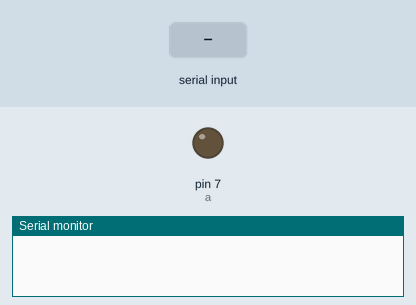
This sketch was run on a simulated Arduino Uno, built with avr-gcc and run on an emulated ATmega328P. Shown: output pins drawn as LEDs (lit = HIGH), the last lines printed to the serial monitor. The inputs (shaded band) are chosen by the test bench.

Above: at 1.2 s.
1.3 s: "F\n" received over Serial
At 1.9 s:
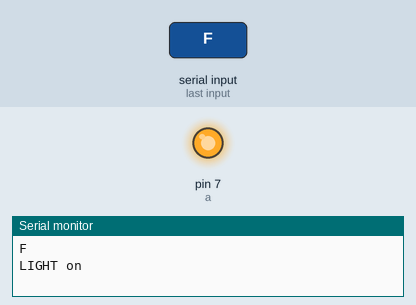
2.8 s: byte 83 ('S') received over Serial
At 4.2 s:
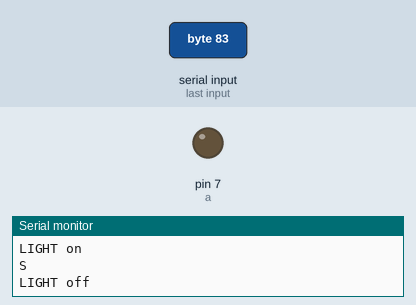
Timing chart, 0 to 5.8 s (numbered marks = the images above; inputs shaded):
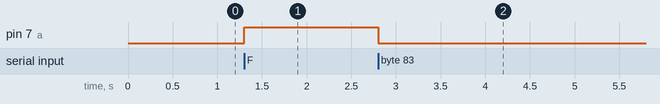

Measured:
- after the input at 1.3 s, pin 7 (a): LOW → HIGH at once
- after the input at 2.8 s, pin 7 (a): HIGH → LOW at once

The sketch:

BT_homecontrol.ino
```cpp
#include <Servo.h>

int a=7;
char data;
void setup() {
  pinMode(a,OUTPUT);

Serial.begin(9600);
//m.attach(7);
// m.write(130);
}

void loop() {

   if(Serial.available() > 0)


   {


      data = Serial.read();        //Read the  incoming  data and store it into variable data
      Serial.print(data);          //Print Value inside data in Serial monitor
      Serial.print("\n");          //New line
      if(data =='F')
      {
        digitalWrite(a,HIGH);
     //   m.write(150);
        Serial.println("LIGHT on");
      }

      else if(data =='S')
   {
    digitalWrite(a,LOW);
   // m.write(310);
        Serial.println("LIGHT off");
   }
}


}
```
